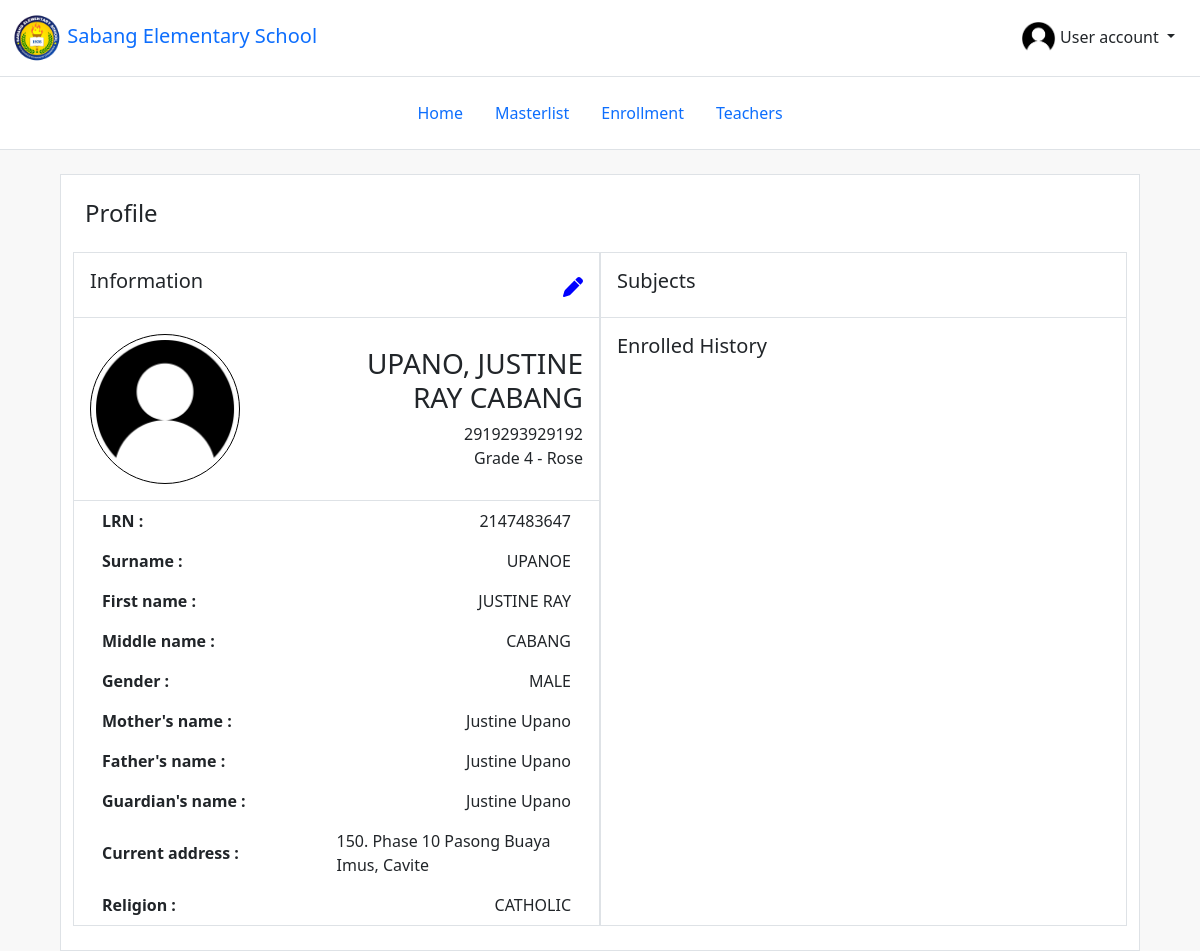
The app's page /student_informations.php?id=1, older data.
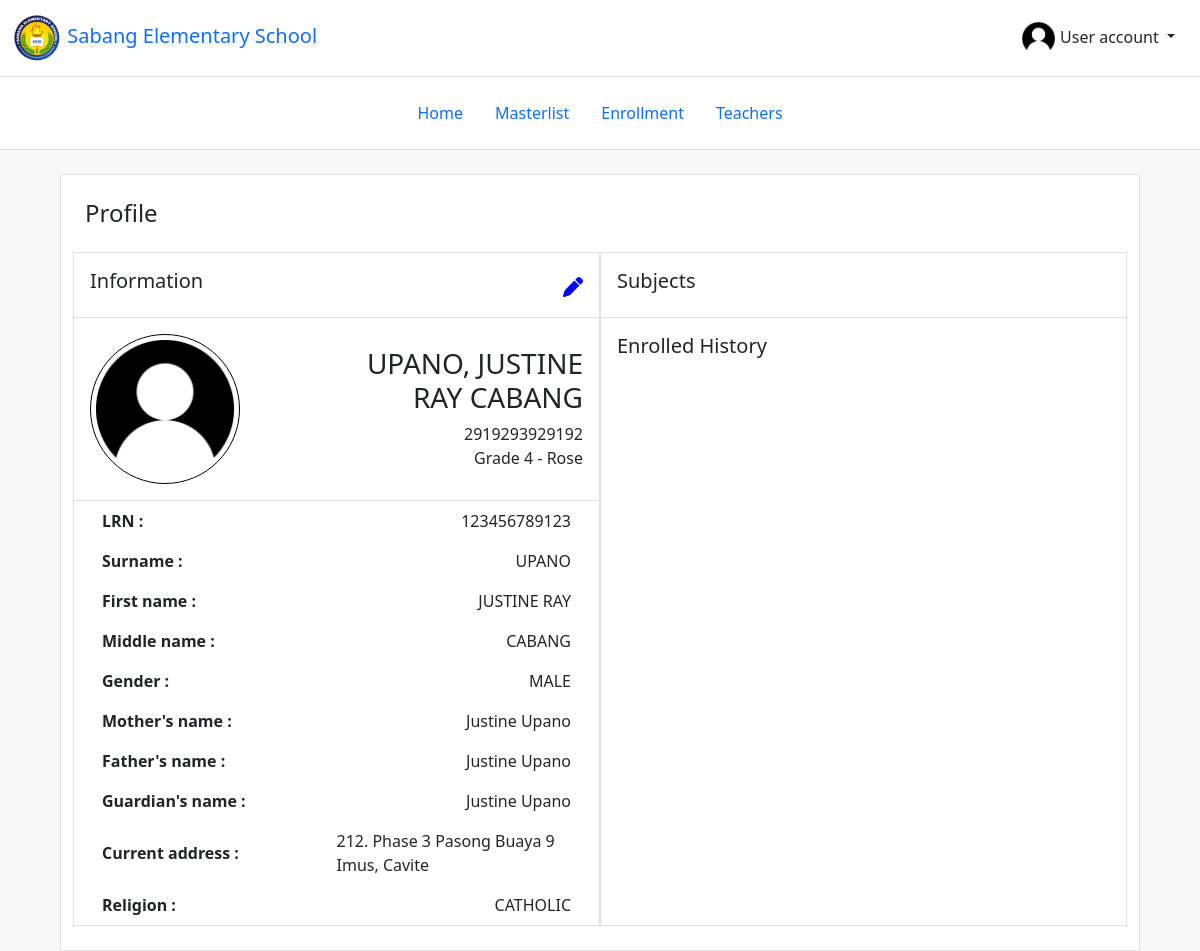
The same page, newer data.
### tables this page shows
CREATE TABLE `students_table` (
  `id` int(11) NOT NULL COMMENT 'ID of students',
  `enrolled_at` date NOT NULL DEFAULT current_timestamp() COMMENT 'Date enrolled at',
  `updated_at` date DEFAULT NULL COMMENT 'Date updated at',
  `surname` text NOT NULL COMMENT 'Last name of the student',
  `first_name` text NOT NULL COMMENT 'First name of the student',
  `middle_name` text NOT NULL COMMENT 'Middle name of the student',
  `ext` text NOT NULL COMMENT 'Name extension',
  `image` blob NOT NULL COMMENT 'Student profile image',
  `lrn` bigint(12) NOT NULL COMMENT 'Learner''s reference number (LRN) of student',
  `sy` text NOT NULL COMMENT 'Current school year enrolled',
  `grade_level` text NOT NULL COMMENT 'Grade level to enroll',
  `birth_date` date NOT NULL COMMENT 'Birth date of the student',
  `gender` varchar(255) NOT NULL COMMENT 'Gender of the student',
  `religion` text NOT NULL COMMENT 'Religion of the student',
  `house_street` mediumtext NOT NULL COMMENT 'House number and street',
  `subdivision` mediumtext NOT NULL COMMENT 'Subdivision, village, or street',
  `barangay` mediumtext NOT NULL COMMENT 'Barangay',
  `city` mediumtext NOT NULL COMMENT 'City or municipality',
  `province` text NOT NULL COMMENT 'Province',
  `region` text NOT NULL COMMENT 'Region'
);

### student_informations.php (called while the page is built, shortened)
<?php include "partials/header.php"; ?>
<?php $header = "/student_information"; ?>
<?php include "partials/nav.php"; ?>
<?php include "includes/student_view.inc.php"; ?>

### includes/student_view.inc.php (called while the page is built, shortened)
<?php
include_once $_SERVER['DOCUMENT_ROOT'].'/sabanges/classes/Views/student.class.php';
$view === "student_information" ? getSingleIndex() : "";
function getSingleIndex(){
    isset($_GET['id']) ? $id = $_GET['id'] : "";
    $obj = new StudentInformationView();
    $obj->initSingleIndex($id);
}

### classes/Database/dbh.class.php (called while the page is built)
<?php
class Dbh
{
    private $host = "localhost";
    private $user = "root";
    private $pwd = "";
    private $dbName = "sabanges_record_system";
    protected function connection()
    {
        $dsn = 'mysql:host=' . $this->host . ';dbname=' . $this->dbName;
        $conn = new PDO($dsn, $this->user, $this->pwd);
        $conn->setAttribute(PDO::ATTR_DEFAULT_FETCH_MODE, PDO::FETCH_ASSOC);
        return $conn;
    }
}

### classes/Models/student.class.php (called while the page is built, shortened)
<?php
include_once $_SERVER['DOCUMENT_ROOT'].'/sabanges/classes/Database/dbh.class.php';
class Student extends \Dbh{
    protected function singleIndex($id){
        try{
            $sql = "SELECT * FROM `students_table` WHERE `id` = '$id';";
            $stmt = $this->connection()->prepare($sql);
            $stmt->execute();
            $results = $stmt->fetchAll();
            return $results;
        }
        catch(PDOException $e) {
            echo "Error: " . $e->getMessage();
        }
    }
}

### classes/Views/student.class.php (the view, shortened to what this page needs)
<?php
include $_SERVER['DOCUMENT_ROOT'].'/sabanges/classes/Models/student.class.php';
        ?>
        <?php
class StudentInformationView extends \Models\Student{
    public function initSingleIndex($id){
        $result = $this->singleIndex($id);
        ?>
        <main class="container-fluid w-90 border mt-4 p-4 bg-white">
        <h4 class="">Profile</h4>
        <div class="row">
            <div class="border mt-3 col-md-6">
                <div class="row ">
                    <div class="d-flex align-items-center justify-content-between py-3 px-3 border-bottom">
                        <h5>Information</h5>
                        <a href="">
                        </a>
                    </div>
                    <div class="d-flex align-items-center justify-content-between border-bottom py-3 px-3">
                        <div class="profile-div">
                            <img class="profile-round" src="./images/profile.png" alt="">
                        </div>
                        <div class="ms-3 py-1 w-50">
                            <h3 class="text-end">UPANO, JUSTINE RAY CABANG</h3>
                            <span class="d-block text-end">2919293929192</span>
                            <span class="d-block text-end">Grade 4 - Rose</span>
                        </div>
                    </div>
                    <div class="">
                        <?php foreach($result as $row){ ?>
                        <div class="w-100">
                            <div class="py-2 px-3">
                                <div class="d-flex align-items-center justify-content-between">
                                    <span class="fw-bold">LRN :</span>
                                    <span><?= $row['lrn'] ?></span>
                                </div>
                            </div>
                            <div class="py-2 px-3">
                                <div class="d-flex align-items-center justify-content-between">
                                    <span class="fw-bold">Surname :</span>
                                    <span><?= strtoupper($row['surname']) ?></span>
                                </div>
                            </div>
                            <div class="py-2 px-3">
                                <div class="d-flex align-items-center justify-content-between">
                                    <span class="fw-bold">First name :</span>
                                    <span><?= strtoupper($row['first_name']) ?></span>
                                </div>
                            </div>
                            <div class="py-2 px-3">
                                <div class="d-flex align-items-center justify-content-between">
                                    <span class="fw-bold">Middle name :</span>
                                    <span><?= strtoupper($row['middle_name']) ?></span>
                                </div>
                            </div>
                            <div class="py-2 px-3">
                                <div class="d-flex align-items-center justify-content-between">
                                    <span class="fw-bold">Gender :</span>
                                    <span><?= strtoupper($row['gender']) ?></span>
                                </div>
                            </div>
                            <div class="py-2 px-3">
                                <div class="d-flex align-items-center justify-content-between">
                                    <span class="fw-bold">Mother's name :</span>
                                    <span>Justine Upano</span>
                                </div>
                            </div>
                            <div class="py-2 px-3">
                                <div class="d-flex align-items-center justify-content-between">
                                    <span class="fw-bold">Father's name :</span>
                                    <span>Justine Upano</span>
                                </div>
                            </div>
                            <div class="py-2 px-3">
                                <div class="d-flex align-items-center justify-content-between">
                                    <span class="fw-bold">Guardian's name :</span>
                                    <span>Justine Upano</span>
                                </div>
                            </div>
                            <div class="py-2 px-3">
                                <div class="d-flex align-items-center justify-content-between">
                                    <span class="fw-bold">Current address :</span>
                                    <span class="w-50"><?= $row['house_street'] . ". " . $row['subdivision'] . " " . $row['barangay'] . " " . $row['city'] . ", " . $row['province'] ?></span>
                                </div>
                            </div>
                            <div class="py-2 px-3">
                                <div class="d-flex align-items-center justify-content-between">
                                    <span class="fw-bold">Religion :</span>
                                    <span><?= strtoupper($row['religion']) ?></span>
                                </div>
                            </div>
                        </div>
                        <?php } ?>
                    </div>
                </div>
            </div>
            <div class="border mt-3 col-md-6">
                <div class="row">
                    <div class="d-flex justify-content-between align-items-center py-3 px-3 border-bottom">
                        <h5>Subjects</h5>
                    </div>
                    <div class="d-flex justify-content-between align-items-center py-3 px-3">
                        <h5>Enrolled History</h5>
                    </div>
                </div>
            </div>
        </div>
        </main>
        <?php
    }
}

### partials/header.php (shortened to what this page needs)
<!DOCTYPE html>
<html lang="en">
  <head>
    <link
      href="https://cdn.jsdelivr.net/npm/bootstrap@5.0.2/dist/css/bootstrap.min.css"
      rel="stylesheet"
    />
    <link rel="stylesheet" href="./styles/style.css" />
  </head>
  <body>
  <nav class="navbar navbar-expand-lg navbar-white bg-white d-flex border-bottom">
    <div class="container-fluid d-flex">
      <a class="navbar-brand me-auto" href="index.php">
          <img src="images/logo.jpg" height="50px" width="50px" alt="" />
          Sabang Elementary School
      </a>
      <div class="dropdown">
          <a
          class="btn dropdown-toggle"
          href="#"
          role="button"
          id="dropdownMenuLink"
          data-bs-toggle="dropdown"
          aria-expanded="false"
          >
          <img
              class="img-round"
              src="images/profile.png"
              height="35px"
              width="35px"
              alt=""
          />
          User account
          </a>
      </div>
    </div>
  </nav>
  </body>
</html>

### partials/nav.php
<ul class="nav nav-pills justify-content-center bg-white border-bottom p-3">
  <li class="nav-item">
    <a class="nav-link <?= $header === "/" ? "active" : "" ?>" aria-current="page" href="index.php">Home</a>
  </li>
  <li class="nav-item">
    <a class="nav-link <?= $header === "/masterlist" ? "active" : "" ?>" href="masterlist.php">Masterlist</a>
  </li>
  <li class="nav-item">
    <a class="nav-link <?= $header === "/enrollment" ? "active" : "" ?>" href="enrollment.php">Enrollment</a>
  </li>
  <li class="nav-item">
    <a class="nav-link <?= $header === "/teachers" ? "active" : "" ?>" href="teachers.php">Teachers</a>
  </li>
</ul>

### styles/style.css (style rules this page uses)
:root { --nav-border: rgba(128, 128, 128, 0.226); --lightgrey: rgb(230, 230, 230); }
* { margin: 0; padding: 0; box-sizing: border-box; }
body { background-color: rgb(248, 248, 248); overflow-x: hidden; }
.img-round { border-radius: 50%; }
.w-90 { width: 90%; }
.profile-input, .profile-round { height: 150px; width: 150px; border-radius: 50%; border: 1px solid black; }

Row changes from the older to the newer data that the page shows:
changed students_table "JUSTINE RAY": lrn "2147483647" → "123456789123"; surname "UPANOE" → "UPANO"; house_street "150" → "212"; subdivision "Phase 10" → "Phase 3"; barangay "Pasong Buaya" → "Pasong Buaya 9"
